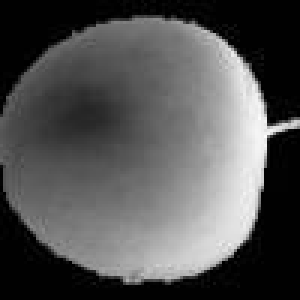
#> input picture data/fruits/fruit_005.jpg, 100 x 100 px (shown 3 times larger); its folder holds only this picture in this run
$ jupyter execute --allow-errors '30.이미지처리.ipynb'
#> lines starting #> are read from the running program, lines starting #| are printed output that depends on the picture
[cell 1]
import numpy as np

#> (the rest of this cell did not finish here and is left out)

### numpy to Image

[cell 2]
from PIL import Image

#> (the rest of this cell did not finish here and is left out)

[cell 3]
for i in range(5):
    print(f'{i:03d}')

---
### Image -> Numpy

[cell 4]
import glob

[cell 5]
numberofData = 300

img_size = 100

[cell 6]
# 배열 초기화로 만들기

fruits_data = np.zeros(numberofData * img_size * img_size).reshape(numberofData, img_size, img_size)

[cell 7]
#np.zeros([numberofData, img_size, img_size])

[cell 8]
i = 0

for file in sorted(glob.glob("../data/fruits/*.jpg")):
    img = np.array(Image.open(file), dtype= np.int32)
    fruits_data[i, :, :] = img
    i +=1

[cell 9]
fruits_data.shape

[cell 10]
# 이미지로 확인

import matplotlib.pyplot as plt


plt.imshow(fruits_data[0].reshape(100, 100), cmap='gray_r')

plt.show()
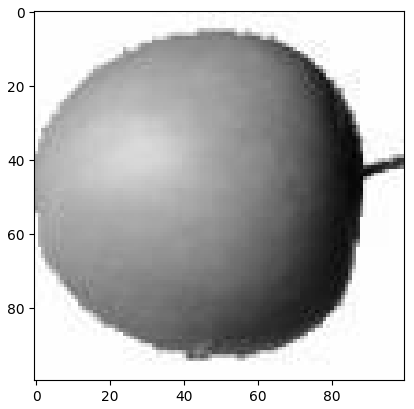
#> figure drawn by matplotlib, 1 panel

[cell 11]
plt.imshow(fruits_data[100].reshape(100, 100), cmap='gray_r')

plt.show()
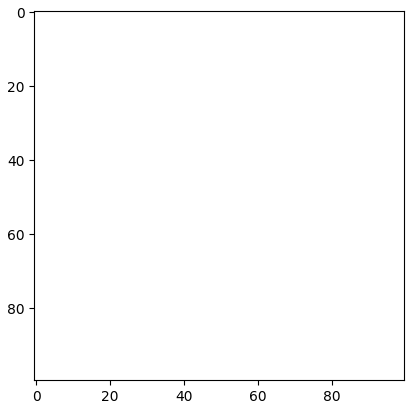
#> figure drawn by matplotlib, 1 panel

$ run again, on data/fruits/fruit_024.jpg
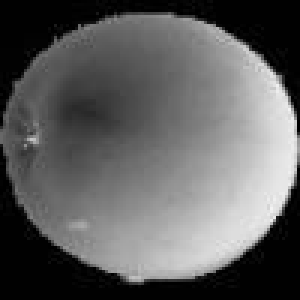
#> input picture data/fruits/fruit_024.jpg, 100 x 100 px (shown 3 times larger)
#> `plt.show()`:
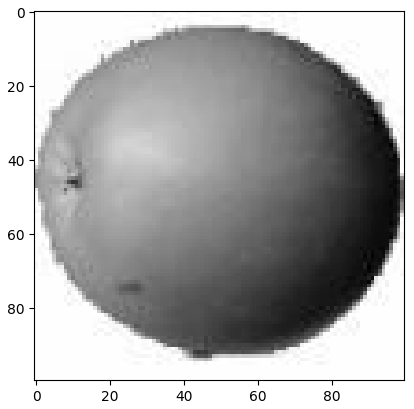
#> figure drawn by matplotlib, 1 panel

$ run again, on data/fruits/fruit_031.jpg
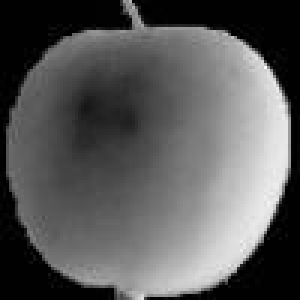
#> input picture data/fruits/fruit_031.jpg, 100 x 100 px (shown 3 times larger)
#> `plt.show()`:
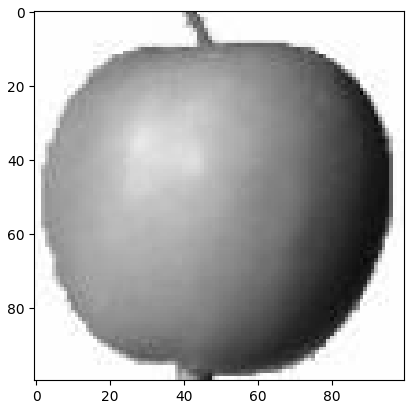
#> figure drawn by matplotlib, 1 panel

$ run again, on data/fruits/fruit_036.jpg
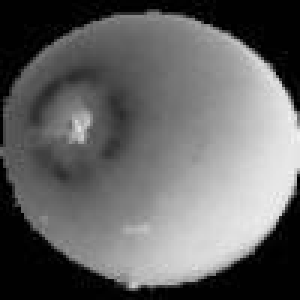
#> input picture data/fruits/fruit_036.jpg, 100 x 100 px (shown 3 times larger)
#> `plt.show()`:
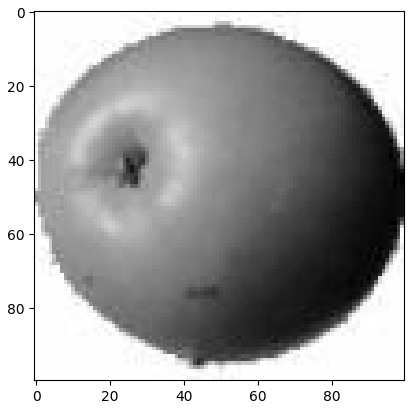
#> figure drawn by matplotlib, 1 panel
